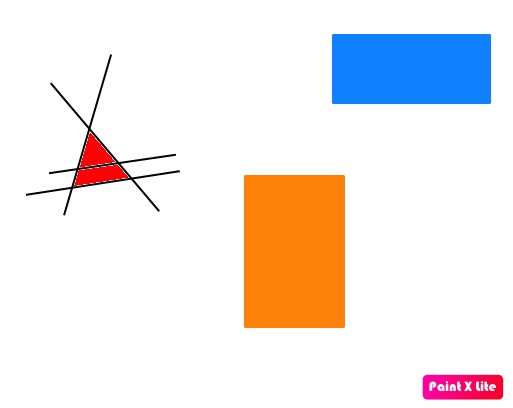
#> input picture images/Original_files/corner-detection-tool.jpg, 513 x 408 px, given in place of the camera
$ python filtering_for_color_range.py
#> lines starting #> are read from the running program, lines starting #| are printed output that depends on the picture; after the words box and inside, x2 and y2 are one past the last pixel; in counts of white or black regions, pixels touching at a corner belong together
import cv2
import numpy as np

#number gives 1 if you use a webcam 0 if it is built in
cap = cv2.VideoCapture(0)

while True:
    _, frame = cap.read()
#> frame is the input picture: shape (408, 513, 3); mean B, G, R 232.4, 233.8, 240.3
    # hue saturation value, different way to represent colours
    hsv = cv2.cvtColor(frame, cv2.COLOR_BGR2HSV)
#> hsv: shape (408, 513, 3); mean H, S, V 12.5, 35, 253
    #defining upper and lower yellow, first digit determines hue, to have a different colour use a different range for upper and lower
    lower_yellow = np.array([10, 100, 100])
    upper_yellow = np.array([60, 255, 255])

    mask = cv2.inRange(hsv, lower_yellow, upper_yellow)
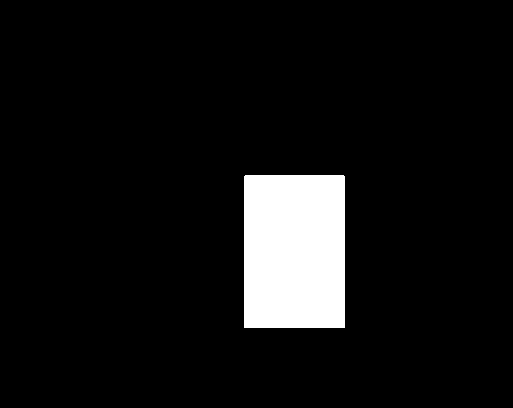
#> mask: shape (408, 513); 7.4% white; 1 white region, box (x1, y1, x2, y2) and area: (244, 175, 345, 328) 15451
    res = cv2.bitwise_and(frame, frame, mask = mask)
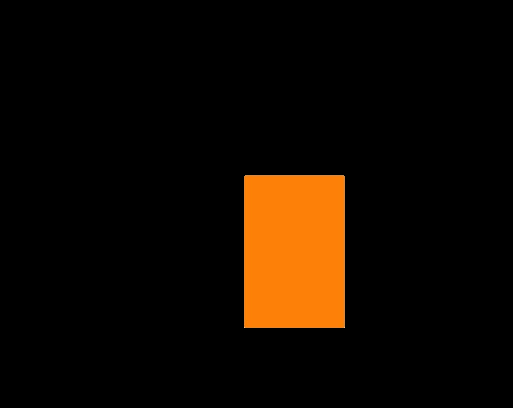
#> res: shape (408, 513, 3); mean B, G, R 0.7, 9.5, 18.6

    kernel = np.ones((15,15), np.float32)/225
    smoothed = cv2.filter2D(res, -1, kernel)
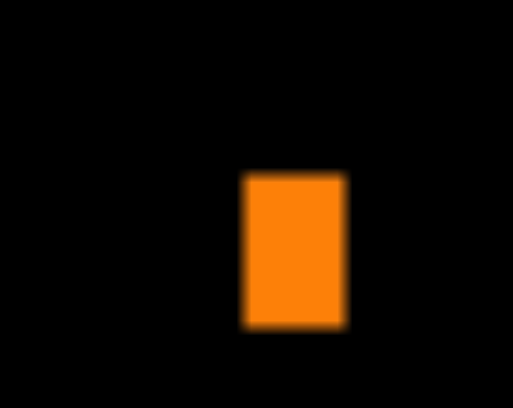
#> smoothed: shape (408, 513, 3); mean B, G, R 0.7, 9.5, 18.6

    blur = cv2.GaussianBlur(res,(15,15), 0)
    median = cv2.medianBlur(res,15)
    bilateral = cv2.bilateralFilter(res, 15, 75, 75)

    cv2.imshow('frame', frame)
    # [5 lines of commented-out code are left out]
    cv2.imshow('bilateral', bilateral)

    k = cv2.waitKey(5) & 0xFF
#> (key Esc is pressed here)
    if k == 27:
        break

cv2.destroyAllWindows()
#release webcam or it cannot be used in other applications

cap.release()
